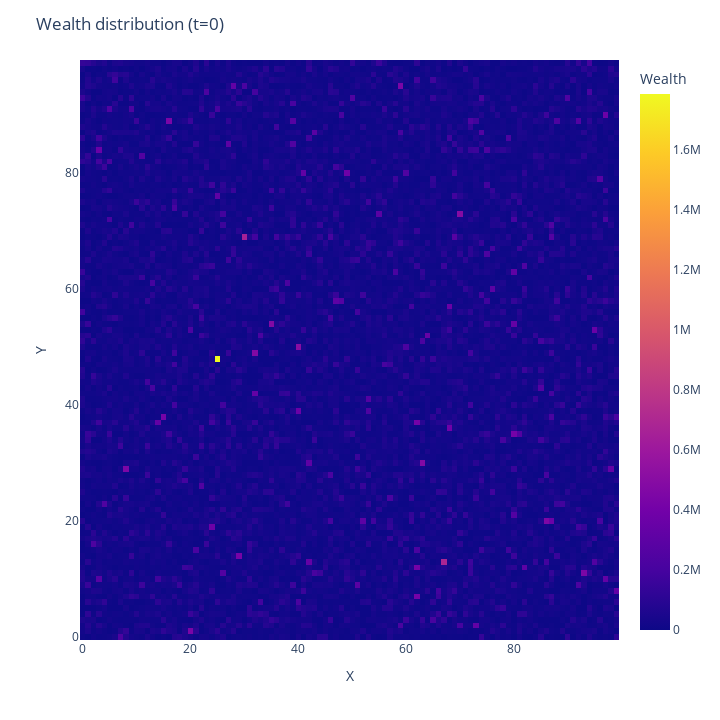
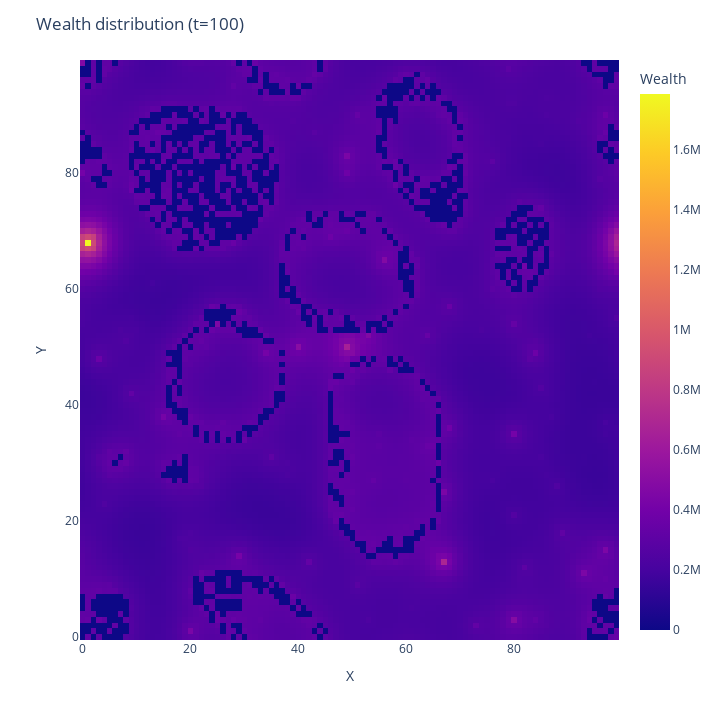

Source (notebook cell) for these figures, in order:
### Markdown cell above
## Wealth distribution plots (prototypes):

### Code cell
def extract_data(model):
    """
    Extracts the data from the model and returns it as a DataFrame.
    """

    # Extract data from model
    x_coords = np.array([agent.pos[0] for agent in model.schedule.agents])  # Agent x coords
    y_coords = np.array([agent.pos[1] for agent in model.schedule.agents])  # Agent y coords
    wealths = np.array([agent.wealth for agent in model.schedule.agents])   # Agent wealths 
    types = np.array([agent.type for agent in model.schedule.agents])       # Agent types
    return x_coords, y_coords, wealths, types


def plot2D_modelWealth(model):
    """
    Plots a 2D density heatmap of the model.
        x-axis: x position
        y-axis: y position
        weights: wealth
    """

    # Extract data from model
    x_coords, y_coords, wealths, types = extract_data(model)
    df = pd.DataFrame({'x_pos': x_coords, 'y_pos': y_coords, 'wealth': wealths, 'type': types})

    # Create the 2D density heatmap
    fig = px.density_heatmap(df, x='x_pos', y='y_pos', z='wealth', nbinsx=model.width, nbinsy=model.height)

    # Set axis labels
    fig.update_layout(
        height=720, width=720,
        xaxis_title='X', yaxis_title='Y', 
        coloraxis_colorbar_title='Wealth',
        title=f'Wealth distribution (t={model.schedule.steps})'
    )

    # Show the plot
    fig.show()

def plot2D_modelTypes(model):
    fig, ax = plt.subplots()

    # If you want to run the simulation with more than 7 colors, you should set agent_colors accordingly
    agent_colors = {0: 'b', 1: 'r', 2: 'g', 3: 'c', 4: 'm', 5: 'y', 6: 'k'}

    positions = [agent.pos for agent in model.schedule.agents]
    types = [agent.type for agent in model.schedule.agents]
    colors = [agent_colors[agent_type] for agent_type in types]

    ax.scatter(*zip(*positions), color=colors, s=10)

    ax.set_title(f'Schelling model (t={model.schedule.steps})', fontsize=10, fontweight='bold')
    ax.set_xlim([0, model.width])
    ax.set_ylim([0, model.height])
    ax.set_xticks([])
    ax.set_yticks([])

    plt.show()

# Define model parameters
heigth, width = 100, 100
density = 0.9
fixed_areas_pc = 0.0
popilation_sizes = [0.8, 0.2]
homophily = 5
cluster_threshold = 4

# Create the model
model = Schelling(heigth, width, density, fixed_areas_pc, popilation_sizes, homophily, cluster_threshold)

plot2D_modelTypes(model)
plot2D_modelWealth(model)
for i in range(100):
    model.step()
plot2D_modelTypes(model)
plot2D_modelWealth(model)

### Figure 1 — Plotly figure (JSON) as saved in the notebook; plotly's stock layout.template omitted (floating-point values rounded to 4 significant figures; data arrays with more than 128 entries replaced by an {"elided": "..."} marker saying what was removed)
{"data": [{"coloraxis": "coloraxis", "histfunc": "sum", "hovertemplate": "x_pos=%{x}<br>y_pos=%{y}<br>sum of wealth=%{z}<extra></extra>", "name": "", "nbinsx": 100, "nbinsy": 100, "type": "histogram2d", "x": {"elided": "8964 int values"}, "xaxis": "x", "xbingroup": "x", "y": {"elided": "8964 int values"}, "yaxis": "y", "ybingroup": "y", "z": {"elided": "8964 float values"}}], "layout": {"coloraxis": {"colorbar": {"title": {"text": "Wealth"}}, "colorscale": [[0, "#0d0887"], [0.1111, "#46039f"], [0.2222, "#7201a8"], [0.3333, "#9c179e"], [0.4444, "#bd3786"], [0.5556, "#d8576b"], [0.6667, "#ed7953"], [0.7778, "#fb9f3a"], [0.8889, "#fdca26"], [1, "#f0f921"]]}, "height": 720, "legend": {"tracegroupgap": 0}, "margin": {"t": 60}, "title": {"text": "Wealth distribution (t=0)"}, "width": 720, "xaxis": {"anchor": "y", "domain": [0, 1], "title": {"text": "X"}}, "yaxis": {"anchor": "x", "domain": [0, 1], "title": {"text": "Y"}}}}

### Figure 2 — Plotly figure (JSON) as saved in the notebook; plotly's stock layout.template omitted (floating-point values rounded to 4 significant figures; data arrays with more than 128 entries replaced by an {"elided": "..."} marker saying what was removed)
{"data": [{"coloraxis": "coloraxis", "histfunc": "sum", "hovertemplate": "x_pos=%{x}<br>y_pos=%{y}<br>sum of wealth=%{z}<extra></extra>", "name": "", "nbinsx": 100, "nbinsy": 100, "type": "histogram2d", "x": {"elided": "8964 int values"}, "xaxis": "x", "xbingroup": "x", "y": {"elided": "8964 int values"}, "yaxis": "y", "ybingroup": "y", "z": {"elided": "8964 float values"}}], "layout": {"coloraxis": {"colorbar": {"title": {"text": "Wealth"}}, "colorscale": [[0, "#0d0887"], [0.1111, "#46039f"], [0.2222, "#7201a8"], [0.3333, "#9c179e"], [0.4444, "#bd3786"], [0.5556, "#d8576b"], [0.6667, "#ed7953"], [0.7778, "#fb9f3a"], [0.8889, "#fdca26"], [1, "#f0f921"]]}, "height": 720, "legend": {"tracegroupgap": 0}, "margin": {"t": 60}, "title": {"text": "Wealth distribution (t=100)"}, "width": 720, "xaxis": {"anchor": "y", "domain": [0, 1], "title": {"text": "X"}}, "yaxis": {"anchor": "x", "domain": [0, 1], "title": {"text": "Y"}}}}
